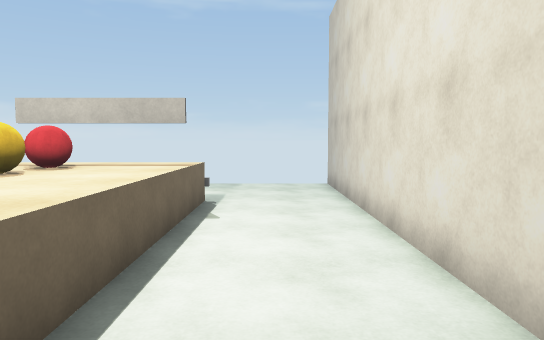
View 1 (above)

15 first-person views from a walk through a 3-D level made in the Unity game engine. The camera is 1.5 m above the floor, tilts 4° down and sees 70° across. The floor is counted in squares, 1 m on a side. Each view is taken from the middle of a square. On the plan, view 1 faces up. The plan holds only what a view shows up to about 17 squares ahead; the rest is blank. Surface patterns are stand-ins for the level's own textures.

View 2
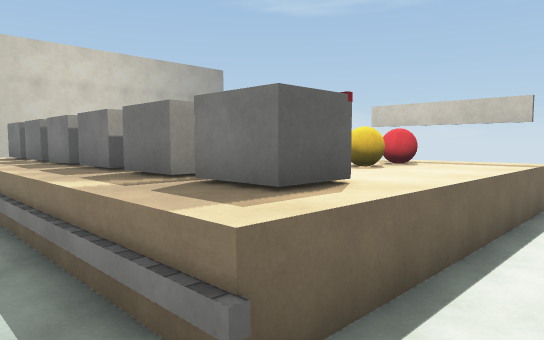

View 3
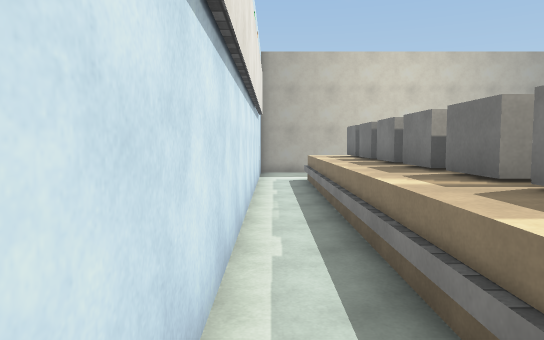

View 4
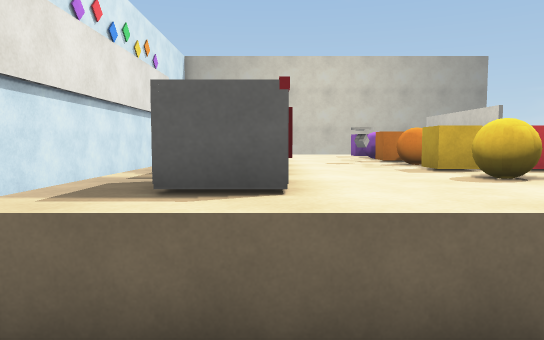

View 5
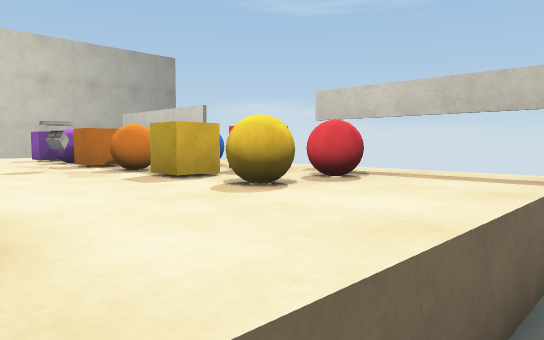

View 6
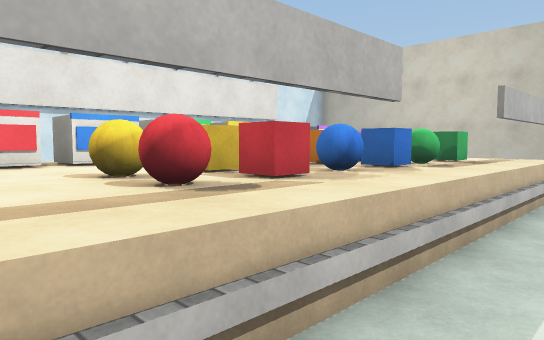

View 7
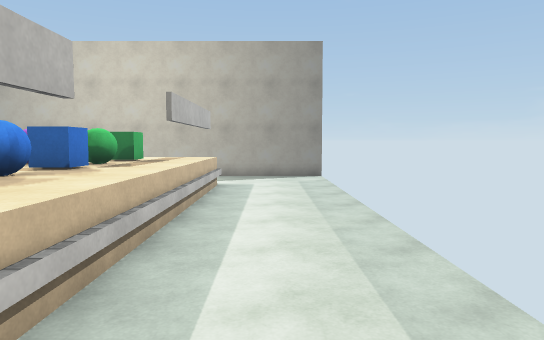

View 8
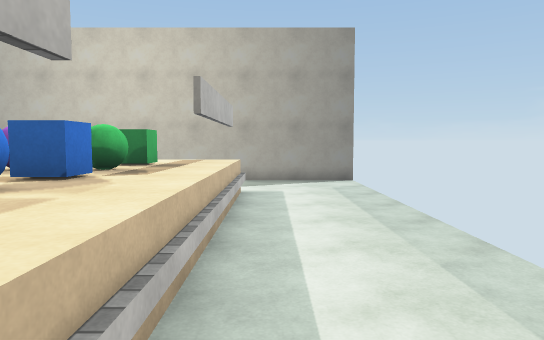

View 9
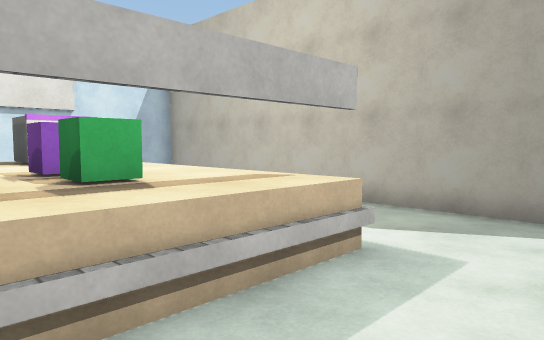

View 10
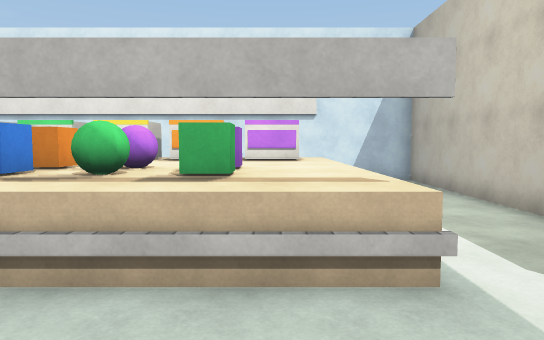

View 11
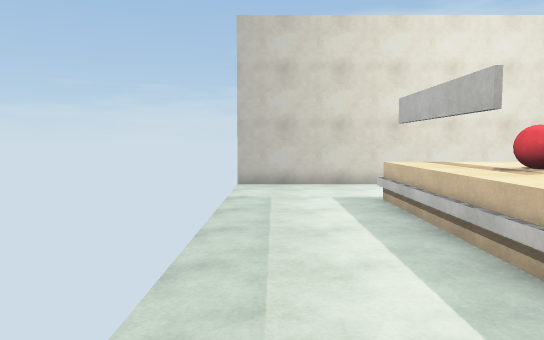

View 12
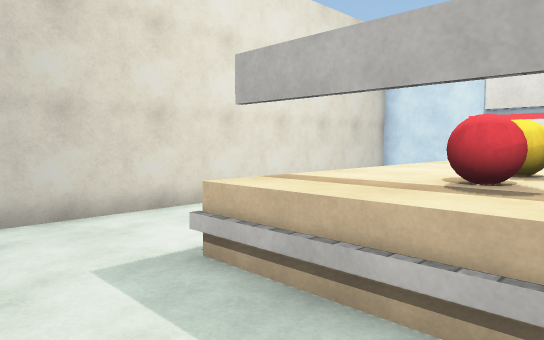

View 13
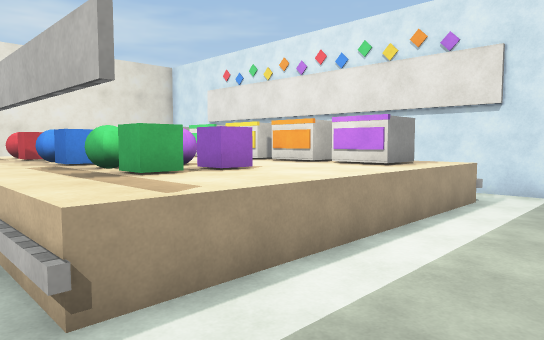

View 14
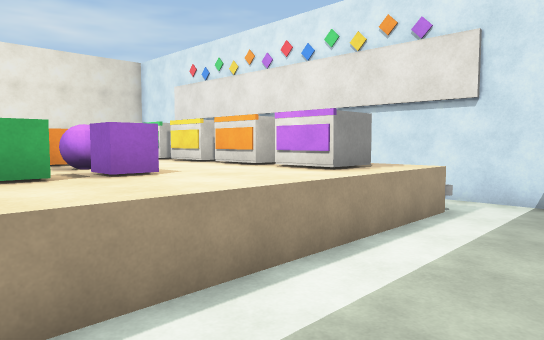

View 15
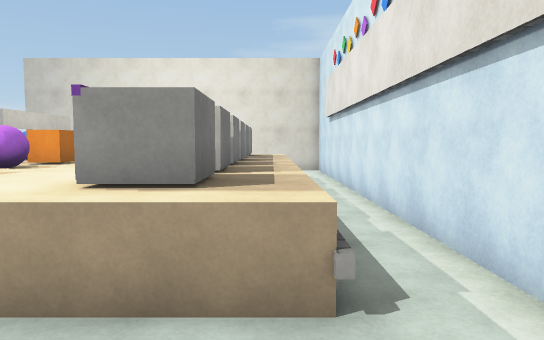

### Floor plan
Key: @ floor where view 1 was taken; # wall or solid block; x gap in a wall; . floor; = window, fence, low wall or low ledge; ^ raised ledge; O other object.
Columns run from 20 left of view 1 to 2 right of it. Each row starts with its distance up from view 1.
 14 x.....................x
 13 #.....................#
 12 #.....................#
 11 #.....................#
 10 #...======^^^^=====...#
  9 #...^^^^^^^^^^^^^^^...#
  8 #...^^^OOOOOOOOOO^^...#
  7 #...^^^O^OOOO^OOO^^...#
  6 #...^^^OOOOOOOOOO^^...#
  5 #...^^^^^^^O^^^^^^^...#
  4 #...^^^^^^^^^^^^^^^...#
  3 #...^OOOOOOOOOOOOO^...#
  2 #...^OOOOOOOOOOOOO^.  #
  1 #...^^^^^^^^^^^^^^^   #
  0 #. ..=............. @ #
 -1 #  ................ . #
 -2 #######################

Where each view was taken, in squares from view 1:
view 1: 0 up, 0 right, facing up
view 2: 1 down, 0 right, facing up-left
view 3: 1 down, 0 right, facing left
view 4: 3 up, 1 right, facing left
view 5: 3 up, 1 left, facing up-left
view 6: 12 up, 2 left, facing down-left
view 7: 12 up, 2 left, facing left
view 8: 11 up, 4 left, facing left
view 9: 13 up, 11 left, facing down-left
view 10: 14 up, 14 left, facing down
view 11: 13 up, 12 left, facing right
view 12: 13 up, 6 left, facing down-right
view 13: 11 up, 19 left, facing down-right
view 14: 9 up, 19 left, facing down-right
view 15: 1 up, 19 left, facing right
